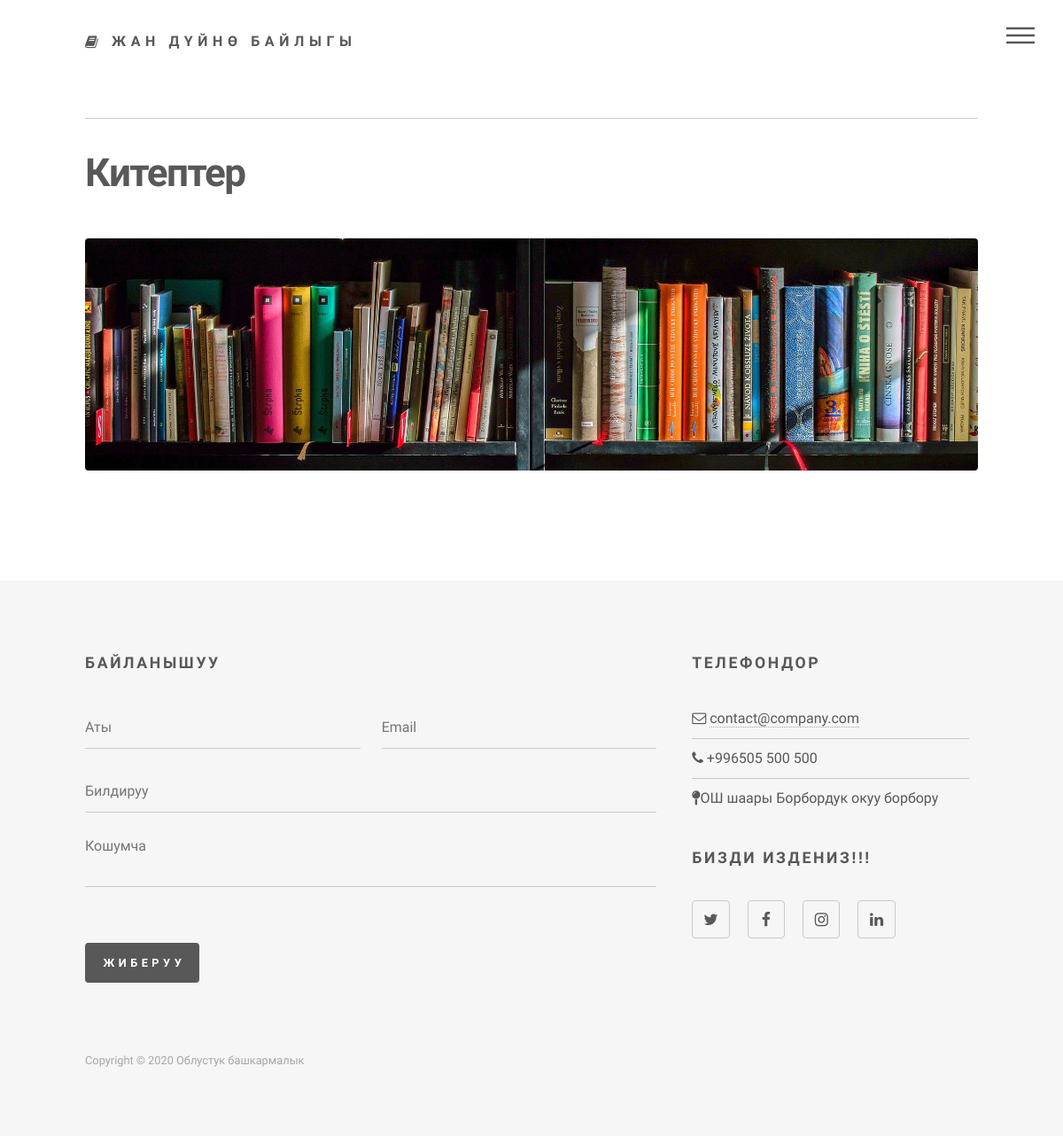
Page /book/3/ on the earlier database version.
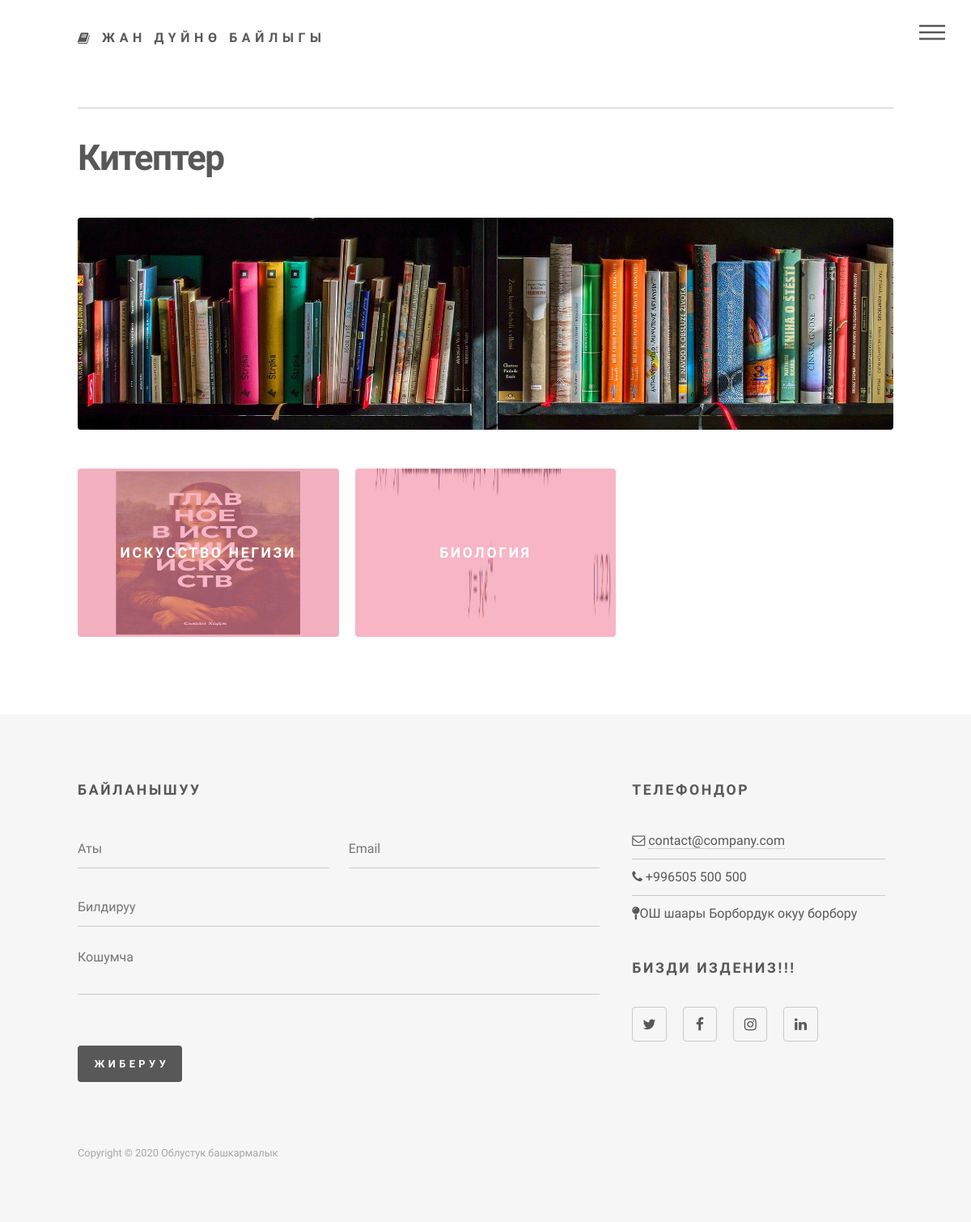
Same page on the later database version.
### website/models.py (models this page shows, shortened)
class Book(models.Model):
    title = models.CharField(max_length=200, verbose_name="Название книги")
    cover = models.ImageField(upload_to='book_covers/', verbose_name="Фото книги")
    categories = models.ManyToManyField(Category, related_name="books", verbose_name="Категории")

### website/views.py (the view)
# urls.py: path('book/<int:id>/',views.book, name="book"),
def book(request,id):
    books=Book.objects.filter(categories=id)
    context={
        "books": books,
        "kategory": kategory
    }
    return render(request, 'website/other/products.html',context)

### website/templates/website/other/products.html (shortened to what this page needs)
{% extends 'website/main.html' %}
{% block content  %}
{% include 'website/header.html' %}
{% load static %}
					<div id="main">
						<div class="inner">
							<h1>Китептер</h1>
							<div class="image main">
								<img src="{% static 'images/banner-image-6-1920x500.jpg' %}" class="img-fluid" alt="" />
							</div>
							<section class="tiles">
								{% for i in books %}
								<article class="style1">
									<span class="image">
										<img src="{{i.cover.url}}" width="312" height="208" alt="" />
									</span>
									<a href="{% url 'topic' i.id %}">
										<h2>{{i.title}}</h2>
									</a>
								</article>
								{% endfor %}
							</section>
						</div>
					</div>
			{% include 'website/footer.html' %}
		{% endblock %}

### website/templates/website/main.html (shortened to what this page needs)
<!DOCTYPE HTML>
<html>
	{% load static %}
	<head>
		<link rel="stylesheet" href="{% static 'assets/bootstrap/css/bootstrap.min.css' %}" />
		<link rel="stylesheet" href="{% static 'assets/css/main.css'%}" />
	</head>
	<body class="is-preload">
        {%  block content  %}
        {% endblock %}
	</body>
</html>

### website/templates/website/header.html
<div id="wrapper">
        <header id="header">
            <div class="inner">
                    <a href="{% url 'index' %}" class="logo">
                        <span class="fa fa-book"></span> <span class="title">Жан дүйнө байлыгы</span>
                    </a>
                    <hr>
                    <nav>
                        <ul>
                            <li><a href="#menu">Menu</a></li>
                        </ul>
                    </nav>
            </div>
        </header>

### website/templates/website/footer.html
<footer id="footer">
    <div class="inner">
        <section>
            <h2>Байланышуу</h2>
            <form method="post" action="#">
                <div class="fields">
                    <div class="field half">
                        <input type="text" name="name" id="name" placeholder="Аты" />
                    </div>
                    <div class="field half">
                        <input type="text" name="email" id="email" placeholder="Email" />
                    </div>
                    <div class="field">
                        <input type="text" name="subject" id="subject" placeholder="Билдируу" />
                    </div>
                    <div class="field">
                        <textarea name="message" id="message" rows="3" placeholder="Кошумча"></textarea>
                    </div>
                    <div class="field text-right">
                        <label>&nbsp;</label>
                        <ul class="actions">
                            <li><input type="submit" value="Жиберуу" class="primary" /></li>
                        </ul>
                    </div>
                </div>
            </form>
        </section>
        <section>
            <h2>Телефондор</h2>
            <ul class="alt">
                <li><span class="fa fa-envelope-o"></span> <a href="#">contact@company.com</a></li>
                <li><span class="fa fa-phone"></span> +996505 500 500 </li>
                <li><span class="fa fa-map-pin"></span>ОШ шаары Борбордук окуу борбору </li>
            </ul>
            <h2>Бизди издениз!!!</h2>
            <ul class="icons">
                <li><a href="#" class="icon style2 fa-twitter"><span class="label">Twitter</span></a></li>
                <li><a href="#" class="icon style2 fa-facebook"><span class="label">Facebook</span></a></li>
                <li><a href="#" class="icon style2 fa-instagram"><span class="label">Instagram</span></a></li>
                <li><a href="#" class="icon style2 fa-linkedin"><span class="label">LinkedIn</span></a></li>
            </ul>
        </section>
        <ul class="copyright">
            <li>Copyright © 2020 Облустук башкармалык  </li>
        </ul>
    </div>
</footer>
</div>

Differences in the rows shown:
added Book: cover (picture), title "ИСКУССТВО НЕГИЗИ"
added Book: cover (picture), title "БИОЛОГИЯ"
